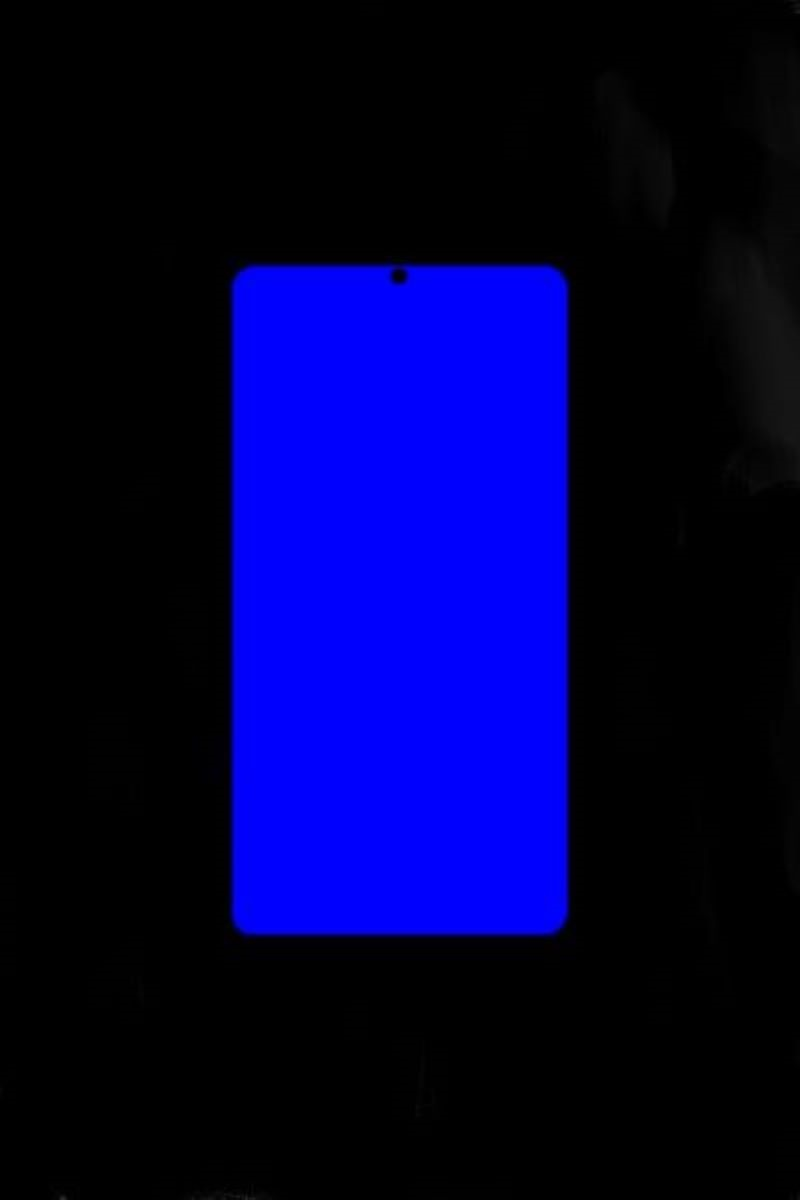
#> input picture BLUE001.jpg, 800 x 1200 px; its folder holds only this picture in this run
$ python -i VisionAlgorithm.py   (imports and definitions only)
#> lines starting #> are read from the running program, lines starting #| are printed output that depends on the picture; after the words box and inside, x2 and y2 are one past the last pixel; in counts of white or black regions, pixels touching at a corner belong together
import cv2
import numpy as np
import logging
import datetime
import configparser
import os
#from model import ComboBOX

# [31 lines left out: function configuration, not called in this run]

def threshold(img):
    center = img[int(img.shape[0] * 0.45):int(img.shape[0] * 0.55), int(img.shape[1] * 0.45):int(img.shape[1] * 0.55)]
    corner1 = img[0:int(img.shape[0] * 0.025), 0:int(img.shape[1] * 0.025)]
    corner2 = img[0:int(img.shape[0] * 0.025), int(img.shape[1] * 0.975):img.shape[1]]
    corner3 = img[int(img.shape[0] * 0.975):img.shape[0], 0:int(img.shape[1] * 0.025)]
    corner4 = img[int(img.shape[0] * 0.975):img.shape[0], int(img.shape[1] * 0.975):img.shape[1]]
    threshold_value = int((int(np.mean(center)) + int(np.mean(corner1)) + int(np.mean(corner2)) + int(
        np.mean(corner3)) + int(np.mean(corner4))) / 5)
    threshold_value *= 3
    _, img_t = cv2.threshold(img, threshold_value, 255, cv2.THRESH_BINARY)
    return img_t


def get_crosspt(x11, y11, x12, y12, x21, y21, x22, y22):  # 두 직선의 교점을 구함
    if x12 == x11 or x22 == x21:
        if x12 == x11:
            cx = x12
            m2 = (y22 - y21) / (x22 - x21)
            cy = m2 * (cx - x21) + y21
            return (int)(cx), (int)(cy)
        if x22 == x21:
            cx = x22
            m1 = (y12 - y11) / (x12 - x11)
            cy = m1 * (cx - x11) + y11
            return (int)(cx), (int)(cy)

    m1 = (y12 - y11) / (x12 - x11)
    m2 = (y22 - y21) / (x22 - x21)
    if m1 == m2:
        return None
    cx = (x11 * m1 - y11 - x21 * m2 + y21) / (m1 - m2)
    cy = m1 * (cx - x11) + y11

    return (int)(cx), (int)(cy)


def deskew(img, img_color):  # 디스플레이 영역 검출

    width_img = img.shape[1]  # 이미지의 너비
    height_img = img.shape[0]  # 이미지의 높이

    canny = cv2.Canny(img, 5000, 1500, apertureSize=5, L2gradient=True)  # 에지 영상 획득
    lines = cv2.HoughLinesP(canny, 0.8, np.pi / 180, 50, minLineLength=height_img * 0.01,
                            maxLineGap=height_img * 0.2)  # 에지 영상에서 선 검출
    left_lines, right_lines, top_lines, bottom_lines = [], [], [], []
    if lines is None:
        return 0
    for i in lines:
        ini = [i[0][0], i[0][1]]  # 선분의 시작점
        fini = [i[0][2], i[0][3]]  # 선분의 끝점
        x = fini[0] - ini[0]  # x 증가량
        y = fini[1] - ini[1]  # y 증가량

        if x < 0:
            x = -x
        if y < 0:
            y = -y

        # 선분의 중심 위치와 기울기에 따라 상, 하, 좌, 우 구분
        if (((ini[0] + fini[0]) / 2) < width_img * 0.5) and y > x:
            left_lines.append(ini)
            left_lines.append(fini)
        elif (((ini[0] + fini[0]) / 2) > width_img * 0.5) and y > x:
            right_lines.append(ini)
            right_lines.append(fini)
        elif (((ini[1] + fini[1]) / 2) < height_img * 0.5) and x > y:
            top_lines.append(ini)
            top_lines.append(fini)
        elif (((ini[1] + fini[1]) / 2) > height_img * 0.5) and x > y:
            bottom_lines.append(ini)
            bottom_lines.append(fini)

    index = []  # 선분 리스트에서 제거할 index
    count = 0
    for i in range(0, len(left_lines), 2):
        x = (int)((left_lines[i][0] + left_lines[i + 1][0]) / 2)  # 선분 중심점 x좌표
        y = (int)((left_lines[i][1] + left_lines[i + 1][1]) / 2)  # 선분 중심점 y좌표
        for j in range(3, (int)(width_img * 0.1)):  # 디스플레이 안쪽의 선분인지 판별
            if (x - j) >= 0:
                if (img[y, x - j]) == 255:
                    count = count + 1
        if (count >= 3):  # 흰 픽셀이 3개 이상이면 안쪽으로 간주
            count = 0
            index.append(i)

    for i in reversed(index):  # 디스플레이 안쪽에 해당하는 선분
        del left_lines[i]  # 리스트에서 제거
        del left_lines[i]

    index = []
    for i in range(0, len(right_lines), 2):
        x = (int)((right_lines[i][0] + right_lines[i + 1][0]) / 2)  # 선분 중심점 x좌표
        y = (int)((right_lines[i][1] + right_lines[i + 1][1]) / 2)  # 선분 중심점 y좌표
        for j in range(3, (int)(width_img * 0.1)):  # 디스플레이 안쪽의 선분인지 판별
            if (x + j) < width_img:
                if (img[y, x + j]) == 255:
                    count = count + 1
        if (count >= 3):  # 흰 픽셀이 3개 이상이면 안쪽으로 간주
            count = 0
            index.append(i)
    for i in reversed(index):  # 디스플레이 안쪽에 해당하는 선분
        del right_lines[i]  # 리스트에서 제거
        del right_lines[i]

    index = []
    for i in range(0, len(top_lines), 2):
        x = (int)((top_lines[i][0] + top_lines[i + 1][0]) / 2)  # 선분 중심점 x좌표
        y = (int)((top_lines[i][1] + top_lines[i + 1][1]) / 2)  # 선분 중심점 y좌표
        for j in range(3, (int)(height_img * 0.1)):  # 디스플레이 안쪽의 선분인지 판별
            if (y - j) >= 0:
                if (img[y - j, x]) == 255:
                    count = count + 1
        if (count >= 3):  # 흰 픽셀이 3개 이상이면 안쪽으로 간주
            count = 0
            index.append(i)
    for i in reversed(index):  # 디스플레이 안쪽에 해당하는 선분
        del top_lines[i]  # 리스트에서 제거
        del top_lines[i]

    index = []
    for i in range(0, len(bottom_lines), 2):
        x = (int)((bottom_lines[i][0] + bottom_lines[i + 1][0]) / 2)  # 선분 중심점 x좌표
        y = (int)((bottom_lines[i][1] + bottom_lines[i + 1][1]) / 2)  # 선분 중심점 y좌표
        for j in range(3, (int)(height_img * 0.1)):  # 디스플레이 안쪽의 선분인지 판별
            if (y + j) < height_img:
                if (img[y + j, x]) == 255:
                    count = count + 1
        if (count >= 3):  # 흰 픽셀이 3개 이상이면 안쪽으로 간주
            count = 0
            index.append(i)
    for i in reversed(index):  # 디스플레이 안쪽에 해당하는 선분
        del bottom_lines[i]  # 리스트에서 제거
        del bottom_lines[i]

    left_lines, right_lines = np.array(left_lines), np.array(right_lines)  # list를 numpy 배열로 변환
    top_lines, bottom_lines = np.array(top_lines), np.array(bottom_lines)
    if len(left_lines) == 0 or len(right_lines) == 0 or len(top_lines) == 0 or len(bottom_lines) == 0:
        return 0
    left_line = cv2.fitLine(left_lines, cv2.DIST_L2, 0, 0.01, 0.01)
    right_line = cv2.fitLine(right_lines, cv2.DIST_L2, 0, 0.01, 0.01)
    top_line = cv2.fitLine(top_lines, cv2.DIST_L2, 0, 0.01, 0.01)
    bottom_line = cv2.fitLine(bottom_lines, cv2.DIST_L2, 0, 0.01, 0.01)

    d = np.sqrt(left_line[0] * left_line[0] + left_line[1] * left_line[1])
    left_line[0] /= d
    left_line[1] /= d
    t = width_img + height_img
    cv2.line(img_color, ((int)(left_line[2] - left_line[0] * t), (int)(left_line[3] - left_line[1] * t)),
             ((int)(left_line[2] + left_line[0] * t), (int)(left_line[3] + left_line[1] * t)), (255, 0, 0), 3)

    d = np.sqrt(right_line[0] * right_line[0] + right_line[1] * right_line[1])

    right_line[0] /= d
    right_line[1] /= d
    cv2.line(img_color, ((int)(right_line[2] - right_line[0] * t), (int)(right_line[3] - right_line[1] * t)),
             ((int)(right_line[2] + right_line[0] * t), (int)(right_line[3] + right_line[1] * t)), (255, 0, 0), 3)

    d = np.sqrt(top_line[0] * top_line[0] + top_line[1] * top_line[1])
    top_line[0] /= d
    top_line[1] /= d
    cv2.line(img_color, ((int)(top_line[2] - top_line[0] * t), (int)(top_line[3] - top_line[1] * t)),
             ((int)(top_line[2] + top_line[0] * t), (int)(top_line[3] + top_line[1] * t)), (255, 0, 0), 3)

    d = np.sqrt(bottom_line[0] * bottom_line[0] + bottom_line[1] * bottom_line[1])
    bottom_line[0] /= d
    bottom_line[1] /= d
    cv2.line(img_color, ((int)(bottom_line[2] - bottom_line[0] * t), (int)(bottom_line[3] - bottom_line[1] * t)),
             ((int)(bottom_line[2] + bottom_line[0] * t), (int)(bottom_line[3] + bottom_line[1] * t)), (255, 0, 0), 3)

    points = []

    points.append(get_crosspt((int)(left_line[2] - left_line[0] * t), (int)(left_line[3] - left_line[1] * t),
                              (int)(left_line[2] + left_line[0] * t), (int)(left_line[3] + left_line[1] * t),
                              (int)(top_line[2] - top_line[0] * t), (int)(top_line[3] - top_line[1] * t),
                              (int)(top_line[2] + top_line[0] * t), (int)(top_line[3] + top_line[1] * t)))
    points.append(get_crosspt((int)(right_line[2] - right_line[0] * t), (int)(right_line[3] - right_line[1] * t),
                              (int)(right_line[2] + right_line[0] * t), (int)(right_line[3] + right_line[1] * t),
                              (int)(top_line[2] - top_line[0] * t), (int)(top_line[3] - top_line[1] * t),
                              (int)(top_line[2] + top_line[0] * t), (int)(top_line[3] + top_line[1] * t)))
    points.append(get_crosspt((int)(right_line[2] - right_line[0] * t), (int)(right_line[3] - right_line[1] * t),
                              (int)(right_line[2] + right_line[0] * t), (int)(right_line[3] + right_line[1] * t),
                              (int)(bottom_line[2] - bottom_line[0] * t), (int)(bottom_line[3] - bottom_line[1] * t),
                              (int)(bottom_line[2] + bottom_line[0] * t), (int)(bottom_line[3] + bottom_line[1] * t)))
    points.append(get_crosspt((int)(left_line[2] - left_line[0] * t), (int)(left_line[3] - left_line[1] * t),
                              (int)(left_line[2] + left_line[0] * t), (int)(left_line[3] + left_line[1] * t),
                              (int)(bottom_line[2] - bottom_line[0] * t), (int)(bottom_line[3] - bottom_line[1] * t),
                              (int)(bottom_line[2] + bottom_line[0] * t), (int)(bottom_line[3] + bottom_line[1] * t)))
    return points


def transform(img, corners, color):
    pts1 = np.float32([corners[3], corners[0], corners[1], corners[2]])
    width = 410
    height = 810
    pts2 = np.float32([[0, 0], [width - 1, 0], [width - 1, height - 1], [0, height - 1]])
    mtrx = cv2.getPerspectiveTransform(pts1, pts2)
    transformed = cv2.warpPerspective(img, mtrx, (width, height))
    transformed = transformed[5:804, 2:407]
    if (color == 0):
        _, transformed = cv2.threshold(transformed, 128, 255, cv2.THRESH_BINARY)
    return transformed

def expand(img):
    expanded_image = np.pad(img, ((5, 5), (5, 5)), mode='constant', constant_values=255)
    return expanded_image

# [197 lines left out: functions line_detection, point_detection, keypoint_print, log_file, show, grab, not called in this run]

def morph(img, kernel=(5,5)):
    element_closing = cv2.getStructuringElement(cv2.MORPH_ELLIPSE, kernel)
    img = cv2.morphologyEx(img, cv2.MORPH_CLOSE, element_closing)

    return img

def preprocessing(img_base):
    img_gray = cv2.cvtColor(img_base, cv2.COLOR_BGR2GRAY)
    img_neg = ~img_gray

    img_t = threshold(img_gray)
    corners = deskew(img_t, img_base)
    if corners == 0:
        max_pixel = np.max(img_base, axis=2)
        img_base_2 = img_base.copy()
        img_base_2[:, :, 0] = max_pixel
        img_base_2[:, :, 1] = max_pixel
        img_base_2[:, :, 2] = max_pixel
        img_gray = cv2.cvtColor(img_base_2, cv2.COLOR_BGR2GRAY)
        img_t = threshold(img_gray)
        corners = deskew(img_t, img_base)

    img_transform_color = transform(img_base, corners, 1)
    img_transform = transform(img_neg, corners, 0)

    img_blur = cv2.bilateralFilter(img_transform, 5, 35, 16)
    img_morph = morph(img_blur, (7,7))
    img_morph = ~ img_morph

    return img_transform_color, img_morph

# [123 lines left out: functions color_defect, red_detection, green_detection, blue_detection, stain_detection, mode_detection, not called in this run]

>>> import cv2
>>> picture = cv2.imread('BLUE001.jpg')
#> picture is the input picture: shape (1200, 800, 3); mean B, G, R 59.6, 0.6, 0.6
>>> result = preprocessing(picture)
#> in preprocessing, `img_neg = ~img_gray`:
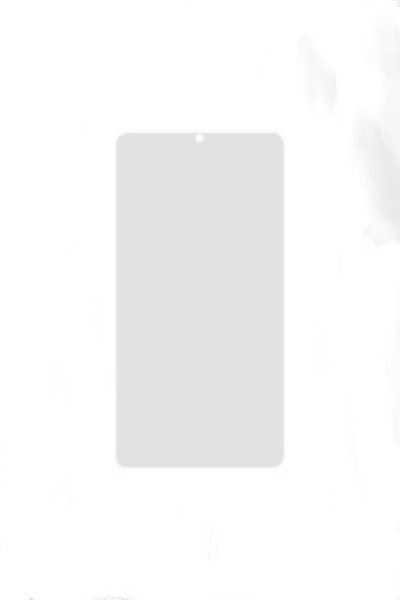
#> img_neg: shape (1200, 800) (shown at 1/2 size); min 210, max 255, mean 247.7
#> in threshold, `threshold_value = int((int(np.mean(center)) + int(np.mean(corner1)) + ..`: threshold_value = 6
#> in threshold, `threshold_value *= 3`: threshold_value = 18
#> in threshold, `_, img_t = cv2.threshold(img, threshold_value, 255, cv2.THRESH_BINARY)`:
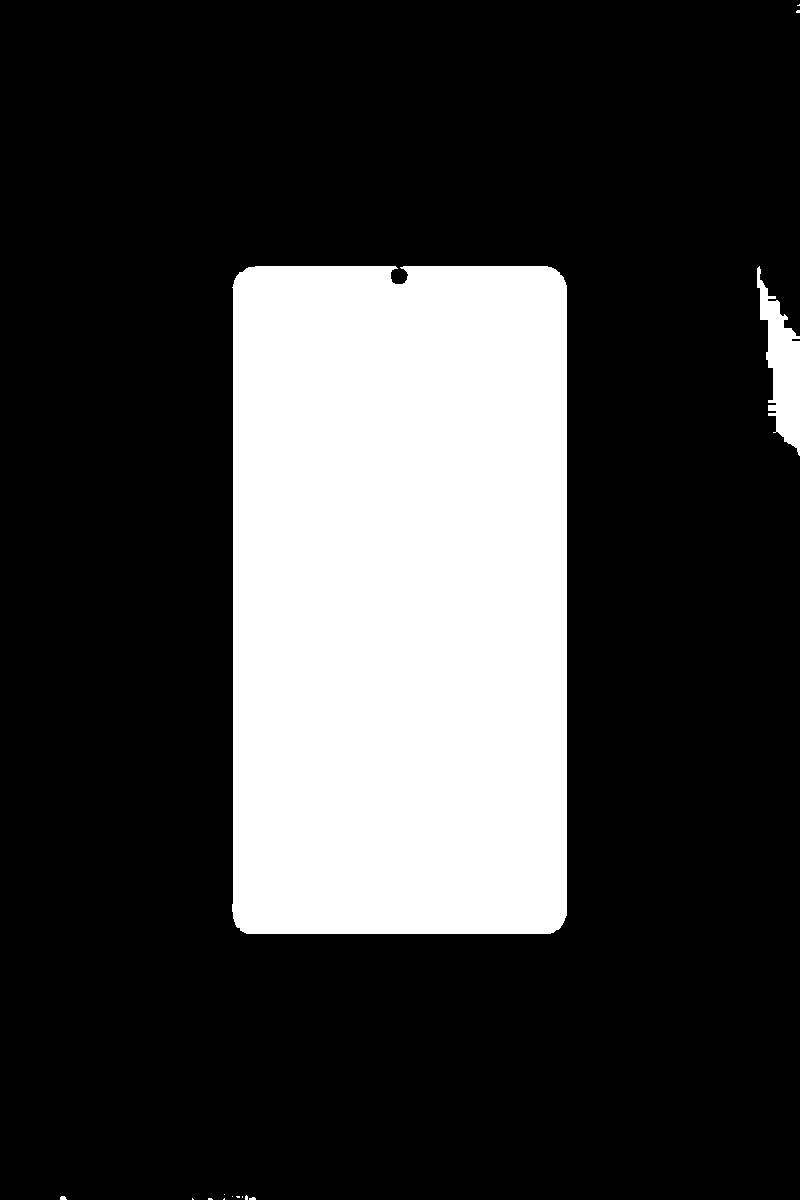
#> img_t: shape (1200, 800); 23.6% white; 14 white regions (11 under 20 px), largest, box (x1, y1, x2, y2) and area: (232, 266, 567, 934) 222475, (757, 266, 800, 456) 3991, (60, 1196, 67, 1200) 23
#> in deskew, `canny = cv2.Canny(img, 5000, 1500, apertureSize=5, L2gradient=True)`:
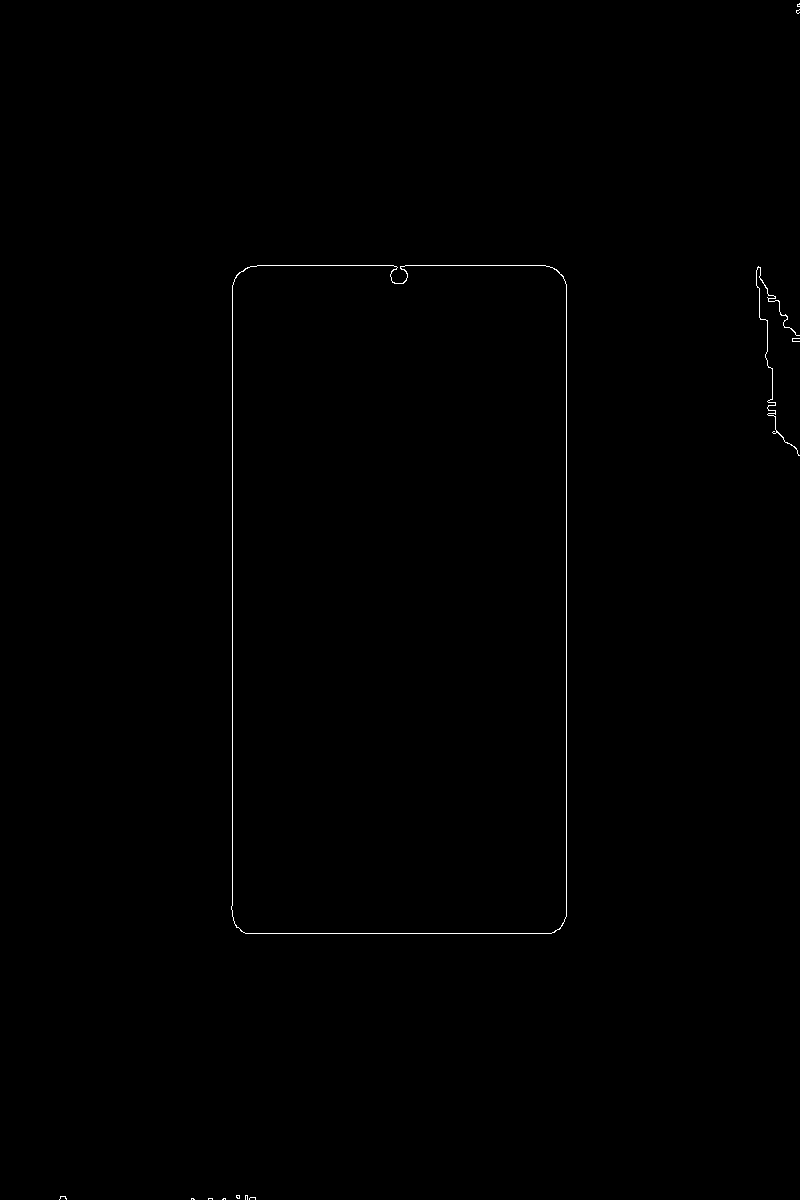
#> canny: shape (1200, 800); 0.26% white in thin lines or dots
#> in deskew, `lines = cv2.HoughLinesP(canny, 0.8, np.pi / 180, 50, minLineLength=hei..`: lines = [[232, 916, 232, 285], [566, 916, 566, 284], [245, 933, 551, 933], [257, 265, 545, 265]]
#> the loop in deskew, `for i in lines:` made 4 passes
#> (ini, fini, x, y) on passes 1 to 4: ([232, 916], [232, 285], 0, 631), ([566, 916], [566, 284], 0, 632), ([245, 933], [551, 933], 306, 0), ([257, 265], [545, 265], 288, 0)
#> after the loop in deskew, `for i in lines:`: bottom_lines = [[245, 933], [551, 933]]; left_lines = [[232, 916], [232, 285]]; right_lines = [[566, 916], [566, 284]]; top_lines = [[257, 265], [545, 265]]
#> the loop in deskew, `for i in range(0, len(left_lines), 2):` made 1 pass
#> (x, y) on pass 1: (232, 600)
#> after the loop in deskew, `for i in range(0, len(left_lines), 2):`: count = 0; index = []
#> the loop in deskew, `for i in range(0, len(right_lines), 2):` made 1 pass
#> (x, y) on pass 1: (566, 600)
#> after the loop in deskew, `for i in range(0, len(right_lines), 2):`: count = 0
#> the loop in deskew, `for i in range(0, len(top_lines), 2):` made 1 pass
#> (x, y) on pass 1: (401, 265)
#> the loop in deskew, `for i in range(0, len(bottom_lines), 2):` made 1 pass
#> (x, y) on pass 1: (398, 933)
#> in deskew, `left_line = cv2.fitLine(left_lines, cv2.DIST_L2, 0, 0.01, 0.01)`: left_line = [-4.37e-08, 1, 232, 600.5]
#> in deskew, `right_line = cv2.fitLine(right_lines, cv2.DIST_L2, 0, 0.01, 0.01)`: right_line = [-4.37e-08, 1, 566, 600]
#> in deskew, `top_line = cv2.fitLine(top_lines, cv2.DIST_L2, 0, 0.01, 0.01)`: top_line = [1, 0, 401, 265]
#> in deskew, `bottom_line = cv2.fitLine(bottom_lines, cv2.DIST_L2, 0, 0.01, 0.01)`: bottom_line = [1, 0, 398, 933]
#> in deskew, `d = np.sqrt(left_line[0] * left_line[0] + left_line[1] * left_line[1])`: d = [1]
#> in deskew, `cv2.line(img_color, ((int)(bottom_line[2] - bottom_line[0] * t), (int)..`:
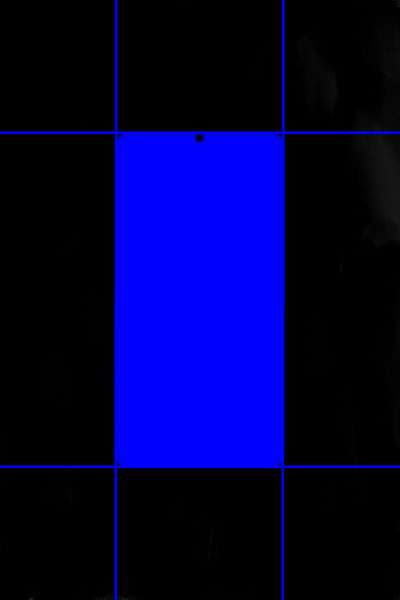
#> img_color: shape (1200, 800, 3) (shown at 1/2 size); mean B, G, R 63.5, 0.5, 0.5
#> in preprocessing, `corners = deskew(img_t, img_base)`: corners = [(231, 265), (565, 264), (565, 933), (231, 932)]
#> in transform, `pts1 = np.float32([corners[3], corners[0], corners[1], corners[2]])`: pts1 = [[231, 932], [231, 265], [565, 264], [565, 933]]
#> in transform, `mtrx = cv2.getPerspectiveTransform(pts1, pts2)`: mtrx = [[0.00184, -0.614, 572.3], [2.43, 7.98e-18, -562.4], [9e-06, -1.06e-19, 1]]
#> in transform, `transformed = cv2.warpPerspective(img, mtrx, (width, height))`:
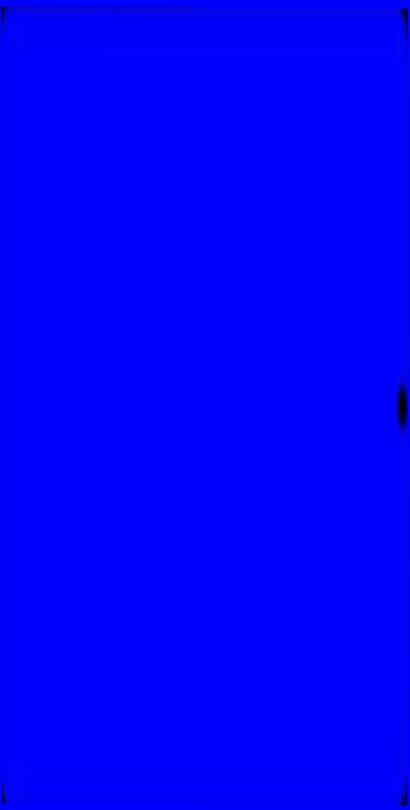
#> transformed: shape (810, 410, 3); mean B, G, R 252.8, 0.2, 0.2
